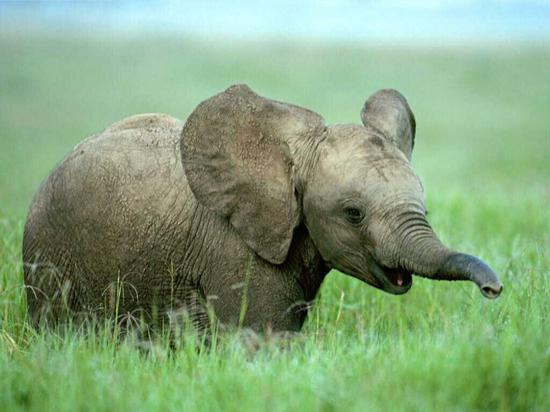
#> input picture cluster-segm/img.jpg, 550 x 412 px
$ python mask.py cluster-segm/img.jpg   (older library calls are emulated)
#> lines starting #> are read from the running program, lines starting #| are printed output that depends on the picture; after the words box and inside, x2 and y2 are one past the last pixel; in counts of white or black regions, pixels touching at a corner belong together
from skimage import io
from skimage import filters
from skimage import img_as_ubyte
import numpy as np
import sys

print('argv: ', sys.argv)
img = io.imread(sys.argv[1])
#> img is the input picture: shape (412, 550, 3); mean R, G, B 132.5, 162.8, 124.4
img = filters.gaussian(img, 0.01, multichannel=True)

for y in range(img.shape[0]):
    for x in range(img.shape[1]):
        for val in range(img.shape[2]):
            if img[y, x, val] > 0. and img[y, x, val] <= .5:
                img[y, x, val] = 0.
            elif img[y, x, val] > .5 and img[y, x, val] < 1.:
                img[y, x, val] = 1.
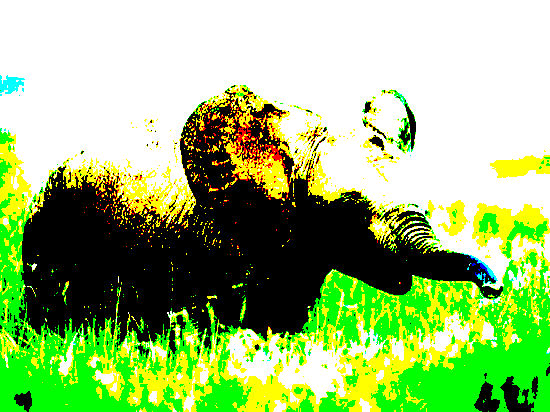
#> img: shape (412, 550, 3) float64; mean R, G, B 0.604, 0.748, 0.461

img = img_as_ubyte(img).astype(np.int32)

#print(img[::50, ::50])

#img = np.pad()
image = img[:,:,0]*256*256 + img[:,:,1]*256 + img[:,:,2]
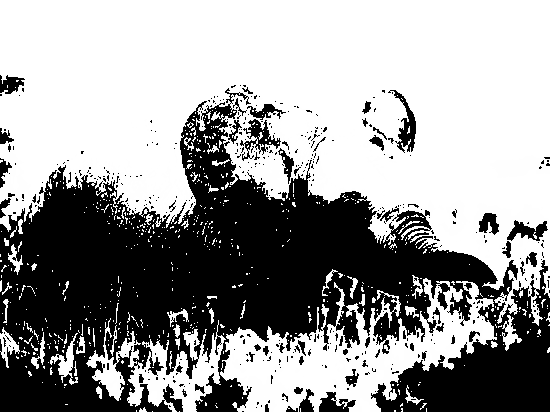
#> image: shape (412, 550) int32; min 0, max 16777215, mean 10140402; drawn with min black and max white

import operator
def most_freq(arr):
    dict = {}
    arr = arr.flatten()
    for val in arr:
        if val in dict:
            dict[val] += 1
        else:
            dict[val] = 1

    i = 0
    max_val = None
    max_n = None
    for val in dict:
        if i == 0:
            max_val = val
            max_n = dict[val]
        else:
            if dict[val] > max_n:
                max_val = val
                max_n = dict[val]
        i += 1

    return max_val


t = np.copy(image)
pad = 2
for y in range(pad, image.shape[0]-pad):
    for x in range(pad, image.shape[1]-pad):
        f = image[y-pad:y+pad+1, x-pad:x+pad+1]
        t[y, x] = most_freq(f)
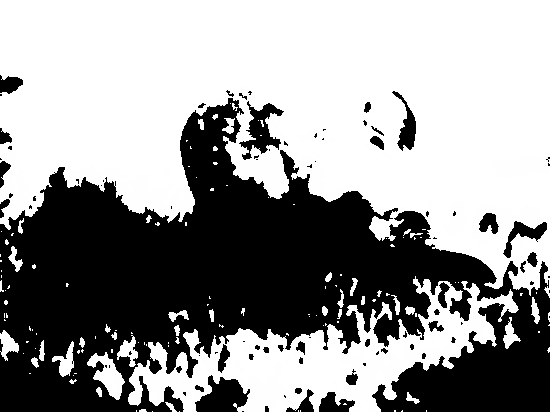
#> t: shape (412, 550) int32; 8.17% of pixels changed, all inside (x1, y1, x2, y2) = (2, 75, 548, 410); drawn with min black and max white

img[:,:,0] = (t//256//256) % 256
img[:,:,1] = (t//256) % 256
img[:,:,2] = t % 256
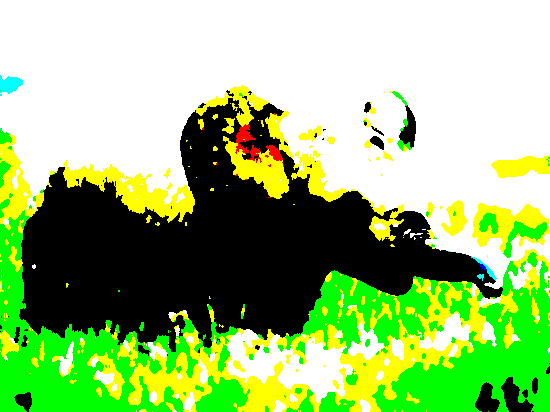
#> img: shape (412, 550, 3) int32; mean R, G, B 150.9, 189.3, 118


#> (the run stopped early here; a loop or call above may not have finished)
